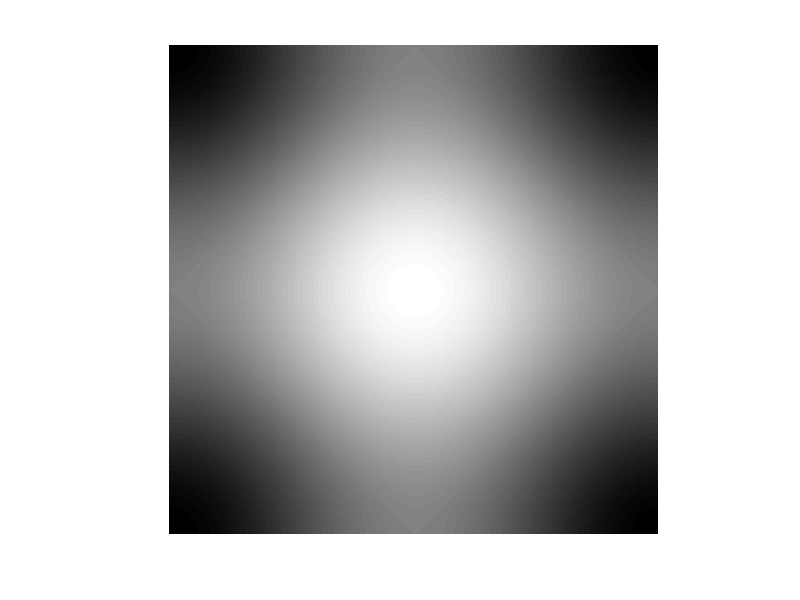
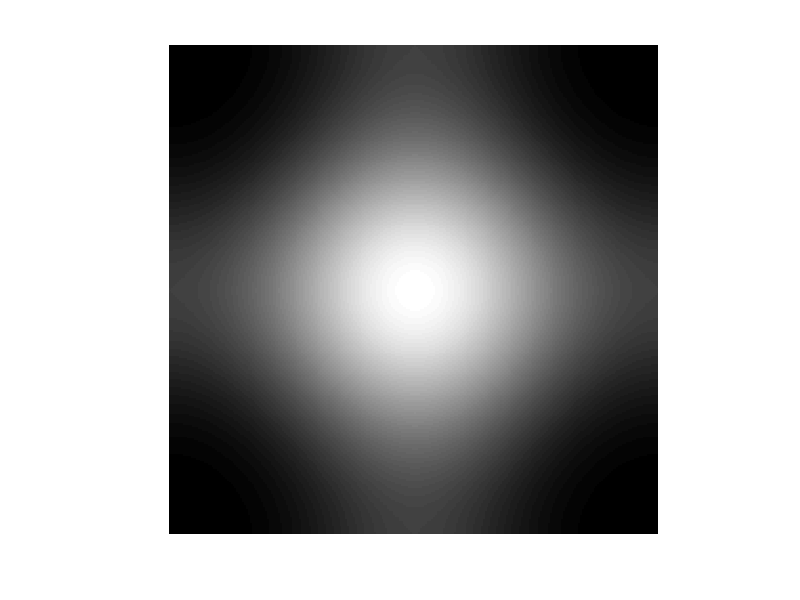

Write the MATLAB code that produced these figures, in order. (Note: this script raises an error after producing the figures.)
DtD = abs(psf2otf([1,-1],[256 256])).^2 + abs(psf2otf([1;-1],[256 256])).^2;
Z = DtD.^2;
figure;imshow(DtD,[]);
figure;imshow(Z,[])
l1 = 256;
l2 = 256;
z1p = -1 + exp( sqrt(-1)*2*pi*[1:l1]/l1);
z1n =  1 - exp(-sqrt(-1)*2*pi*[1:l1]/l1);
z2p = -1 + exp( sqrt(-1)*2*pi*[1:l2]/l2);
z2n =  1 - exp(-sqrt(-1)*2*pi*[1:l2]/l2);

A = zeros(l1,l2);
for i=1:l1
    for j=1:l2
        A(i,j) = -2*( cos(2*pi*i/l1)+cos(2*pi*j/l2)-2 )+ 4*(r2+mu)*( cos(2*pi*(i-1)/l1)+cos(2*pi*(j-1)/l2)-2 ).^2  + r3;
    end
end
figure;imshow(A,[]);
c = A.^2;
figure;imshow(c,[]);